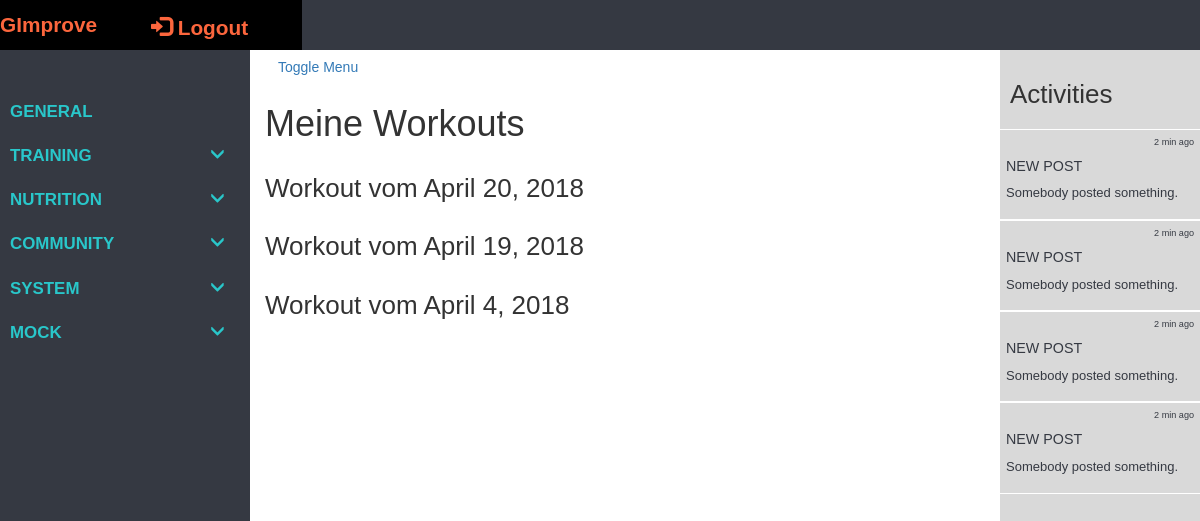
The app's page /tracker/training_units/1 (signed in), older data.
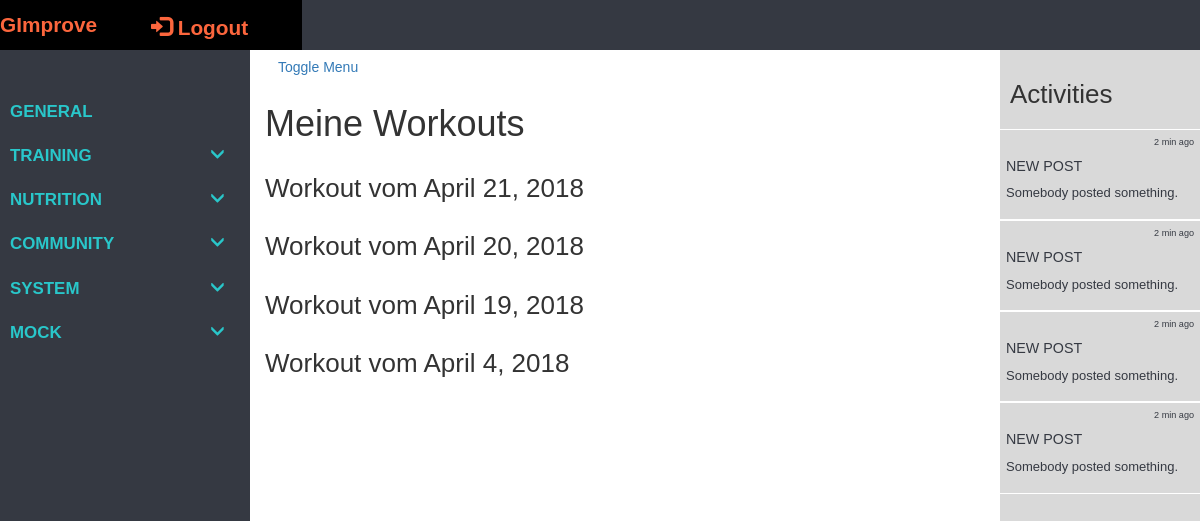
The same page, newer data.
### tracker/models/models.py (models this page shows, shortened)
class TrainUnit(models.Model, LoginRequiredMixin):
    login_url = '/login/'
    id = models.UUIDField(primary_key=True, default=uuid.uuid4)
    start_time_date = models.DateTimeField(default=timezone.now, null=False, blank=False)
    end_time_date = models.DateTimeField(default=timezone.now, null=False, blank=False)
    date = models.DateField(null=False, blank=False)
    user = models.ForeignKey(UserProfile, on_delete=models.CASCADE)
    class Meta:
        ordering = ['-start_time_date']

### tracker/views/views.py (the view)
# urls.py: url(r'^training_units/(?P<pk>\d+)$', views.TrainingUnitsList.as_view(), name='training_units'),
class TrainingUnitsList(LoginRequiredMixin, generic.ListView):
    model = TrainUnit
    context_object_name = 'training_units'
    template_name = 'tracker/User/training_units.html'
    def get_context_data(self, **kwargs):
        context = super().get_context_data(**kwargs)
        context['base_template'] = 'tracker/User/user_tracker_base.html'
        return context
    def get_queryset(self):
        return TrainUnit.objects.filter(user=self.request.user.userprofile)

### tracker/templates/tracker/User/training_units.html (shortened to what this page needs)
{% extends base_template %}
{% block extra_head %}
{% load static %}
{% endblock %}
{% block site_content %}
<div class="container background-col">
    <div class="row full-height">
        <div class="col-xs-12 col-sm-12 col-md-12 col-lg-12 padding-0">
            <div class="row row-eq-height">
                <h1>Meine Workouts</h1>
            </div>
        </div>
        <div class="col-xs-12 col-sm-12 col-md-12 col-lg-12">
            {% for train_unit in training_units %}
                <div class="row">
                    <h2>Workout vom {{ train_unit.date }}</h2>
                </div>
            {% endfor %}
        </div>
    </div>
</div>
{% endblock %}

Row changes from the older to the newer data that the page shows:
added TrainUnit: date "April 21, 2018"
